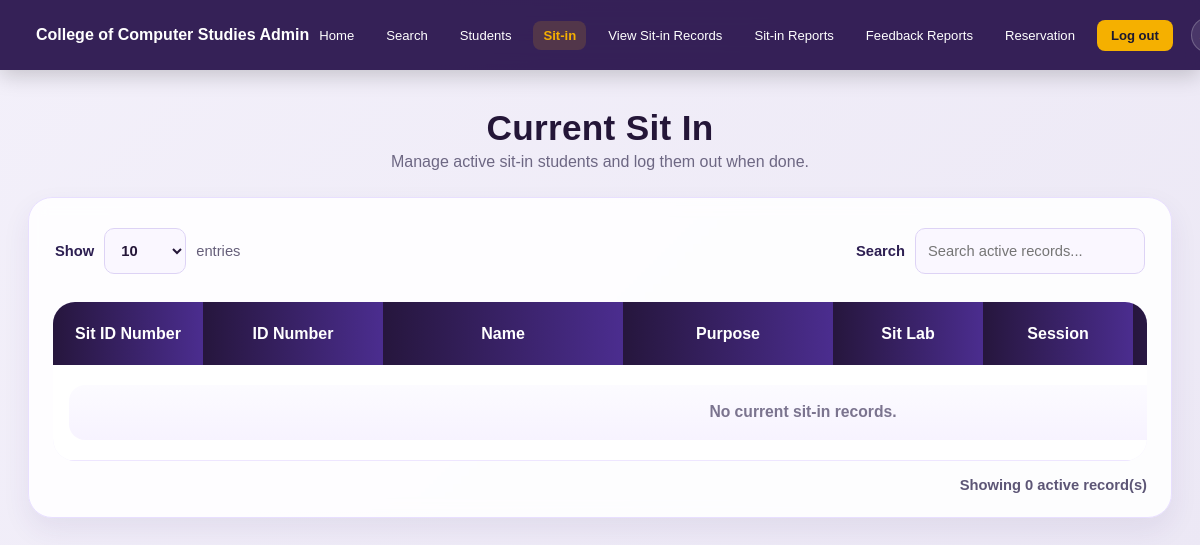
The page /current_sitin (signed in) on the database as committed earlier.
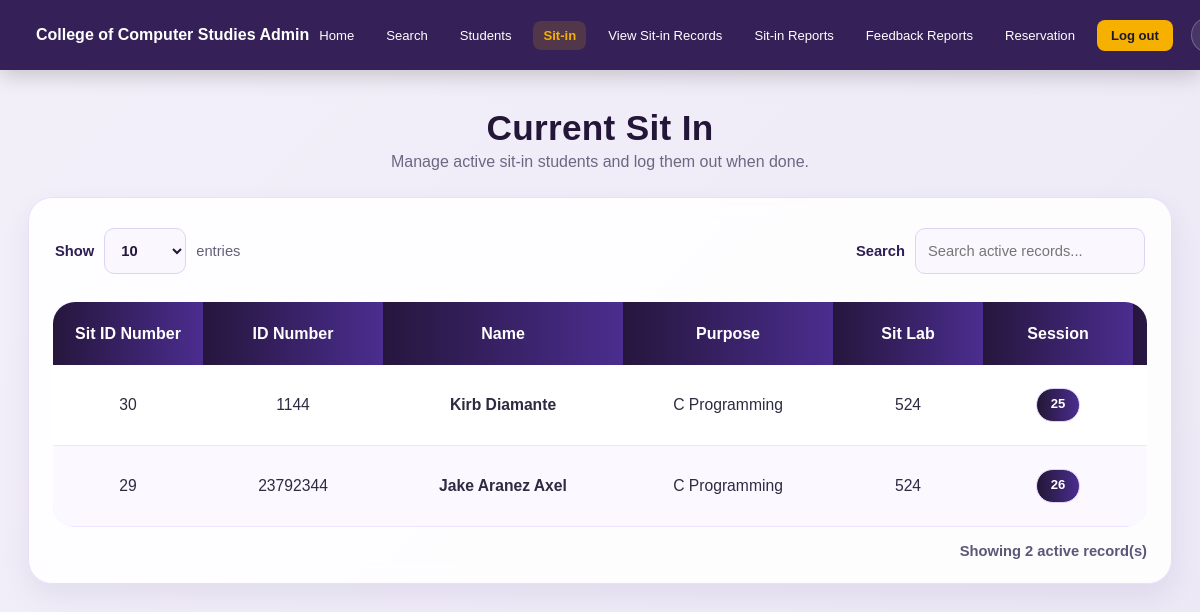
The same page on the database as committed later.
### app.py (models this page shows)
class SitInRecord(db.Model):
    id = db.Column(db.Integer, primary_key=True)
    student_id_number = db.Column(db.String(50))
    student_name = db.Column(db.String(150))
    purpose = db.Column(db.String(100))
    sit_lab = db.Column(db.String(50))
    session = db.Column(db.String(50))
    status = db.Column(db.String(20), default='Active')
    login_time = db.Column(
        db.String(50),
        default=lambda: datetime.now().strftime('%Y-%m-%d %H:%M:%S')
    )
    logout_time = db.Column(db.String(50), nullable=True)

### app.py (the view)
@app.route('/current_sitin')
def current_sitin():
    if 'admin_id' not in session:
        return redirect(url_for('login'))
    records = SitInRecord.query.filter_by(
        status='Active'
    ).order_by(SitInRecord.id.desc()).all()
    students = Student.query.all()
    student_pic_map = {
        student.id_number: student.profile_pic
        for student in students
    }
    return render_template(
        'current_sitin.html',
        sitin_records=records,
        student_pic_map=student_pic_map
    )

### templates/current_sitin.html (shortened to what this page needs)
<!DOCTYPE html>
<html lang="en">
<head>
    <link rel="stylesheet" href="{{ url_for('static', filename='style.css') }}">
</head>
<body class="admin-page">
<nav class="admin-navbar">
    <a href="{{ url_for('admin_dashboard') }}" class="admin-brand">
        College of Computer Studies Admin
    </a>
    <div class="admin-links">
        <a href="{{ url_for('admin_dashboard') }}">Home</a>
        <a href="#" onclick="history.back(); return false;">Search</a>
        <a href="{{ url_for('admin_students') }}">Students</a>
        <a href="{{ url_for('current_sitin') }}" class="active">Sit-in</a>
        <a href="{{ url_for('view_sitin_records') }}">View Sit-in Records</a>
        <a href="{{ url_for('sitin_reports') }}">Sit-in Reports</a>
        <a href="{{ url_for('feedback_reports') }}">Feedback Reports</a>
        <a href="{{ url_for('admin_reservation') }}">Reservation</a>
        <a href="{{ url_for('admin_logout') }}" class="admin-logout">Log out</a>
        <button class="dm-toggle" title="Toggle Dark Mode">🌙</button>
    </div>
</nav>
<div class="admin-wrapper">
    <div class="current-shell">
        <div class="current-hero">
            <h1 class="current-title">Current Sit In</h1>
            <p class="current-subtitle">Manage active sit-in students and log them out when done.</p>
        </div>
        <div class="current-panel">
            <div class="current-toolbar">
                <div class="current-toolbar-left">
                    <label for="entriesSelect" class="toolbar-label">Show</label>
                    <select id="entriesSelect" class="toolbar-select">
                        <option value="10">10</option>
                    </select>
                    <span class="toolbar-text">entries</span>
                </div>
                <div class="current-toolbar-right">
                    <label for="currentSearch" class="toolbar-label">Search</label>
                    <input type="text" id="currentSearch" class="toolbar-search" placeholder="Search active records...">
                </div>
            </div>
            <div class="admin-table-wrap current-table-wrap">
                <table class="admin-table current-table" id="currentSitinTable">
                    <thead>
                        <tr>
                            <th>Sit ID Number</th>
                            <th>ID Number</th>
                            <th>Name</th>
                            <th>Purpose</th>
                            <th>Sit Lab</th>
                            <th>Session</th>
                            <th>Status</th>
                        </tr>
                    </thead>
                    <tbody>
                        {% for record in sitin_records %}
                        <tr>
                            <td>{{ record.id }}</td>
                            <td>{{ record.student_id_number }}</td>
                            <td class="student-name-cell">{{ record.student_name }}</td>
                            <td>{{ record.purpose }}</td>
                            <td>{{ record.sit_lab }}</td>
                            <td>
                                <span class="session-pill">
                                    {{ record.session }}
                                </span>
                            </td>
                            <td>
                            </td>
                        </tr>
                        {% else %}
                        <tr>
                            <td colspan="8">
                                <div class="empty-records-state">
                                    No current sit-in records.
                                </div>
                            </td>
                        </tr>
                        {% endfor %}
                    </tbody>
                </table>
            </div>
            <div class="current-footer">
                <span id="currentCountText">
                </span>
            </div>
        </div>
    </div>
</div>
</body>
</html>

Rows that differ between the two databases and show on the page:
added SitInRecord: id "30", student_id_number "1144", student_name "Kirb Diamante", purpose "C Programming", sit_lab "524", session "25"
added SitInRecord: id "29", student_id_number "23792344", student_name "Jake Aranez Axel", purpose "C Programming", sit_lab "524", session "26"
Other text that changed with them:
text written by a page script: "Showing 0 active record(s)" → "Showing 2 active record(s)"
text no longer shown: "No current sit-in records."
